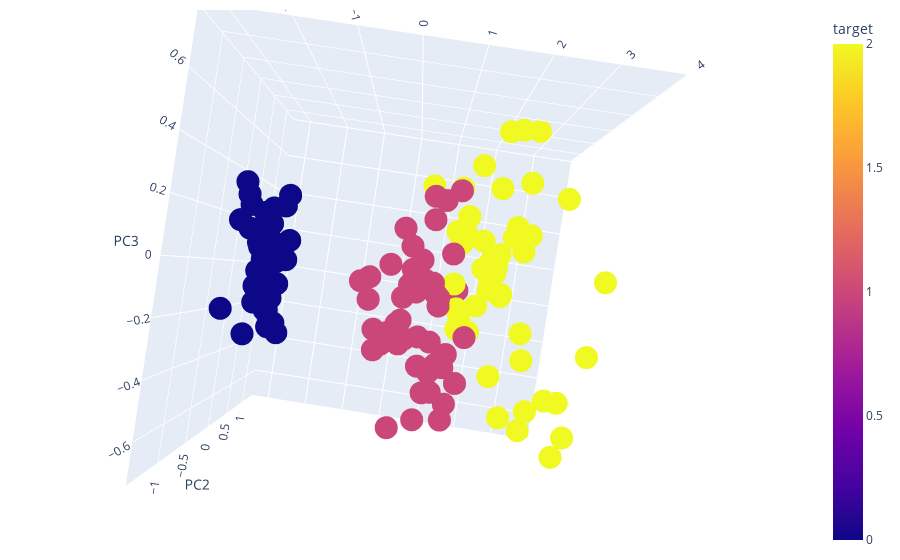

The code cell stored with this chart in its notebook:
### Code cell
import plotly.express as px

fig = px.scatter_3d(new_df, x='PC1', y='PC2', z='PC3', color='target')
fig.update_layout(scene=dict(
                    xaxis_title='PC1',
                    yaxis_title='PC2',
                    zaxis_title='PC3'),
                  width=900,
                  margin=dict(r=20, b=10, l=10, t=10))
fig.show()

### Figure 1 — Plotly figure (JSON) as saved in the notebook; plotly's stock layout.template omitted (floating-point values rounded to 4 significant figures; data arrays with more than 128 entries replaced by an {"elided": "..."} marker saying what was removed)
{"data": [{"hovertemplate": "PC1=%{x}<br>PC2=%{y}<br>PC3=%{z}<br>target=%{marker.color}<extra></extra>", "legendgroup": "", "marker": {"color": {"elided": "150 int values"}, "coloraxis": "coloraxis", "symbol": "circle"}, "mode": "markers", "name": "", "scene": "scene", "showlegend": false, "type": "scatter3d", "x": {"elided": "150 float values"}, "y": {"elided": "150 float values"}, "z": {"elided": "150 float values"}}], "layout": {"autosize": true, "coloraxis": {"colorbar": {"title": {"text": "target"}}, "colorscale": [[0, "#0d0887"], [0.1111, "#46039f"], [0.2222, "#7201a8"], [0.3333, "#9c179e"], [0.4444, "#bd3786"], [0.5556, "#d8576b"], [0.6667, "#ed7953"], [0.7778, "#fb9f3a"], [0.8889, "#fdca26"], [1, "#f0f921"]]}, "legend": {"tracegroupgap": 0}, "margin": {"b": 10, "l": 10, "r": 20, "t": 10}, "scene": {"aspectmode": "auto", "aspectratio": {"x": 1, "y": 1, "z": 1}, "camera": {"center": {"x": 0, "y": 0, "z": 0}, "eye": {"x": 0.03019, "y": -1.822, "z": 0.02316}, "projection": {"type": "perspective"}, "up": {"x": -0.1544, "y": 0.1836, "z": 0.9708}}, "domain": {"x": [0, 1], "y": [0, 1]}, "xaxis": {"title": {"text": "PC1"}, "type": "linear"}, "yaxis": {"title": {"text": "PC2"}, "type": "linear"}, "zaxis": {"title": {"text": "PC3"}, "type": "linear"}}}}
